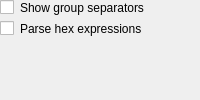
<?xml version="1.0" encoding="UTF-8"?>
<ui version="4.0">
 <class>ConfigWidget</class>
 <widget class="QWidget" name="ConfigWidget">
  <layout class="QVBoxLayout" name="verticalLayout_2">
   <property name="leftMargin">
    <number>0</number>
   </property>
   <property name="topMargin">
    <number>0</number>
   </property>
   <property name="rightMargin">
    <number>0</number>
   </property>
   <property name="bottomMargin">
    <number>0</number>
   </property>
   <item>
    <layout class="QFormLayout" name="formLayout">
     <item row="0" column="0">
      <widget class="QCheckBox" name="checkBox_groupsep">
       <property name="text">
        <string/>
       </property>
      </widget>
     </item>
     <item row="0" column="1">
      <widget class="QLabel" name="label">
       <property name="text">
        <string>Show group separators</string>
       </property>
      </widget>
     </item>
     <item row="1" column="1">
      <widget class="QLabel" name="label_2">
       <property name="text">
        <string>Parse hex expressions</string>
       </property>
      </widget>
     </item>
     <item row="1" column="0">
      <widget class="QCheckBox" name="checkBox_hexparsing">
       <property name="text">
        <string/>
       </property>
      </widget>
     </item>
    </layout>
   </item>
  </layout>
 </widget>
 <resources/>
 <connections/>
</ui>
